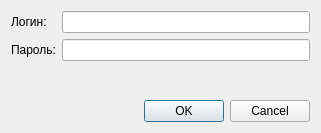
<?xml version="1.0" encoding="UTF-8"?>
<ui version="4.0">
 <class>DialogLogin</class>
 <widget class="QDialog" name="DialogLogin">
  <property name="geometry">
   <rect>
    <x>0</x>
    <y>0</y>
    <width>321</width>
    <height>133</height>
   </rect>
  </property>
  <property name="windowTitle">
   <string>Dialog</string>
  </property>
  <layout class="QVBoxLayout" name="verticalLayout">
   <item>
    <layout class="QFormLayout" name="formLayout">
     <item row="0" column="0">
      <widget class="QLabel" name="label">
       <property name="text">
        <string>Логин:</string>
       </property>
      </widget>
     </item>
     <item row="0" column="1">
      <widget class="QLineEdit" name="lineEditLogin"/>
     </item>
     <item row="1" column="0">
      <widget class="QLabel" name="label_2">
       <property name="text">
        <string>Пароль:</string>
       </property>
      </widget>
     </item>
     <item row="1" column="1">
      <widget class="QLineEdit" name="lineEditPassword"/>
     </item>
    </layout>
   </item>
   <item>
    <widget class="QDialogButtonBox" name="buttonBox">
     <property name="orientation">
      <enum>Qt::Horizontal</enum>
     </property>
     <property name="standardButtons">
      <set>QDialogButtonBox::Cancel|QDialogButtonBox::Ok</set>
     </property>
    </widget>
   </item>
  </layout>
 </widget>
 <resources/>
 <connections>
  <connection>
   <sender>buttonBox</sender>
   <signal>accepted()</signal>
   <receiver>DialogLogin</receiver>
   <slot>accept()</slot>
   <hints>
    <hint type="sourcelabel">
     <x>248</x>
     <y>254</y>
    </hint>
    <hint type="destinationlabel">
     <x>157</x>
     <y>274</y>
    </hint>
   </hints>
  </connection>
  <connection>
   <sender>buttonBox</sender>
   <signal>rejected()</signal>
   <receiver>DialogLogin</receiver>
   <slot>reject()</slot>
   <hints>
    <hint type="sourcelabel">
     <x>316</x>
     <y>260</y>
    </hint>
    <hint type="destinationlabel">
     <x>286</x>
     <y>274</y>
    </hint>
   </hints>
  </connection>
 </connections>
</ui>
